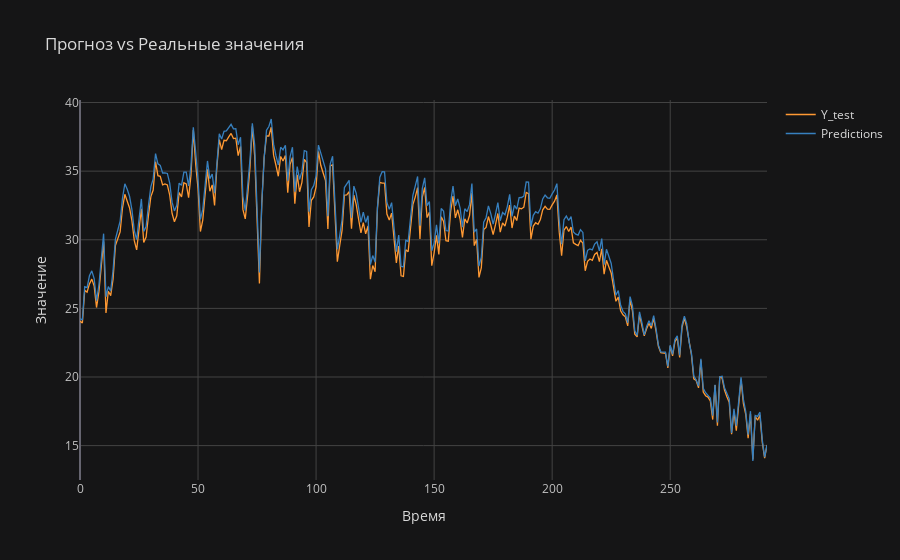

The notebook cell saved with this chart:
### Code cell
predictions = model.predict(x_test)
predicted_power = scaler.inverse_transform(predictions) 

y_test_inv = scaler.inverse_transform(y_test.reshape(-1, 1))
predictions_inv = scaler.inverse_transform(predictions)
df_test = pd.DataFrame({
    'Y_test': y_test_inv.ravel(),
    'Predictions': predictions_inv.ravel()
})
# Отобразить на графике
df_test.iplot(title="Прогноз vs Реальные значения", xTitle="Время", yTitle="Значение", theme="solar")

### Figure 1 — Plotly figure (JSON) as saved in the notebook; plotly's stock layout.template omitted (floating-point values rounded to 4 significant figures; data arrays with more than 128 entries replaced by an {"elided": "..."} marker saying what was removed)
{"data": [{"line": {"color": "rgba(255, 153, 51, 1.0)", "dash": "solid", "shape": "linear", "width": 1.3}, "mode": "lines", "name": "Y_test", "text": "", "type": "scatter", "x": {"elided": "292 int values"}, "y": {"elided": "292 float values"}}, {"line": {"color": "rgba(55, 128, 191, 1.0)", "dash": "solid", "shape": "linear", "width": 1.3}, "mode": "lines", "name": "Predictions", "text": "", "type": "scatter", "x": {"elided": "292 int values"}, "y": {"elided": "292 float values"}}], "layout": {"legend": {"bgcolor": "#151516", "font": {"color": "#D9D9D9"}}, "paper_bgcolor": "#151516", "plot_bgcolor": "#151516", "title": {"font": {"color": "#D9D9D9"}, "text": "Прогноз vs Реальные значения"}, "xaxis": {"gridcolor": "#434343", "showgrid": true, "tickfont": {"color": "#C2C2C2"}, "title": {"font": {"color": "#D9D9D9"}, "text": "Время"}, "zerolinecolor": "#666570"}, "yaxis": {"gridcolor": "#434343", "showgrid": true, "tickfont": {"color": "#C2C2C2"}, "title": {"font": {"color": "#D9D9D9"}, "text": "Значение"}, "zerolinecolor": "#666570"}}}
